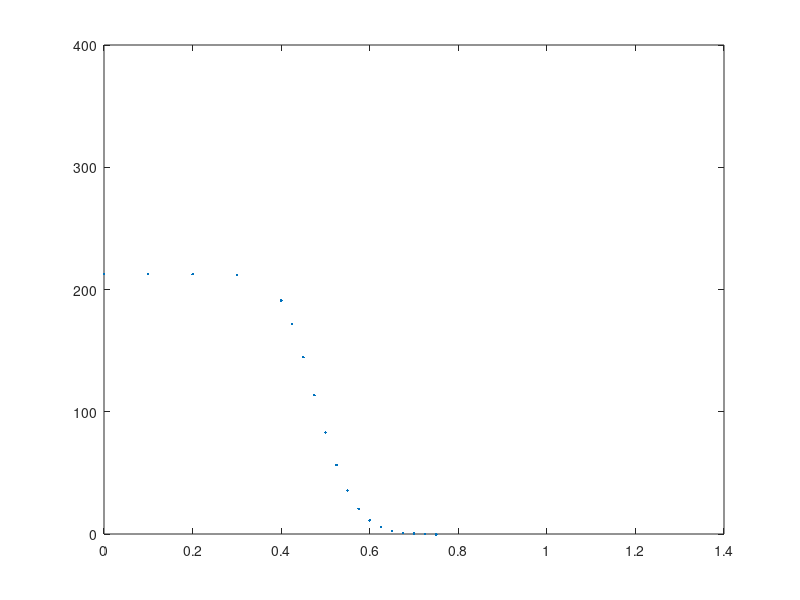
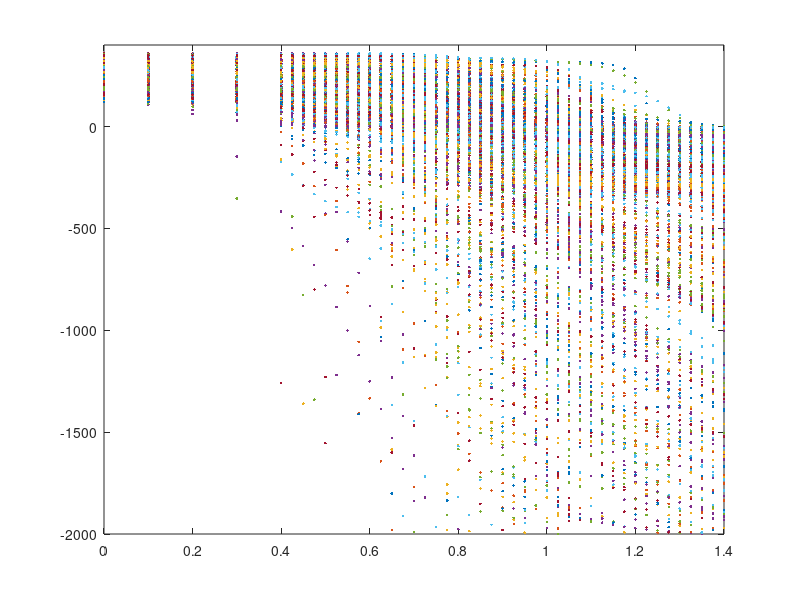
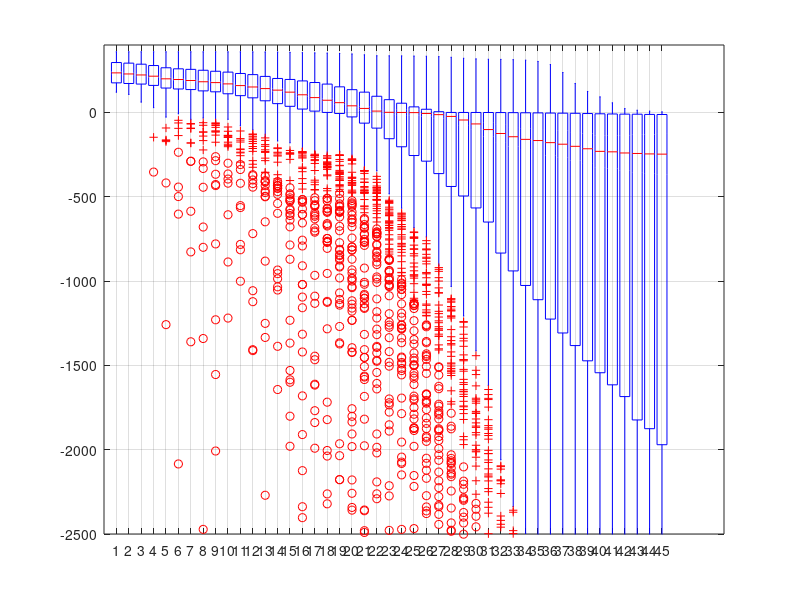
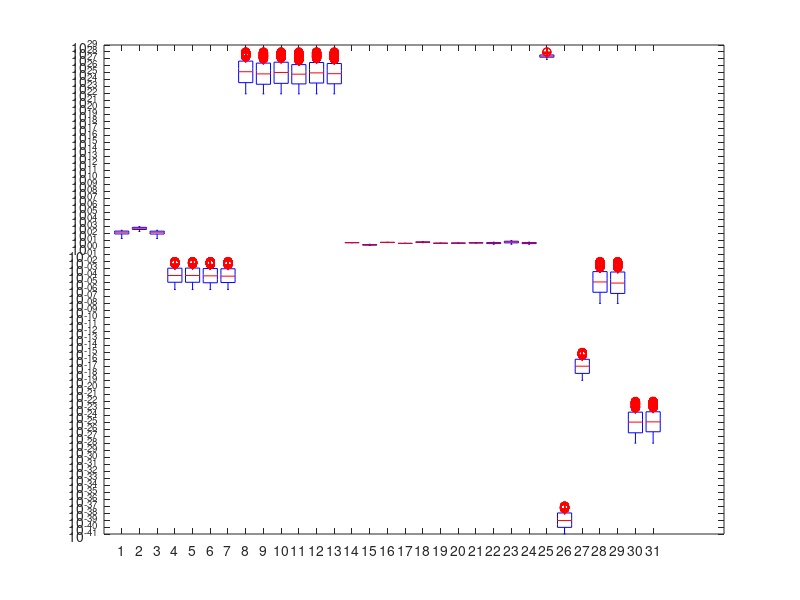

Write MATLAB code to recreate these figures, in order.
%%------------------------------------------------------------------------
% Code to load and postprocess raw data from COMSOL simulations of a
% single-junction perovskite solar cell. See Zhao Xinhai's PhD thesis for
% more details on the generation of the data.

%% PREPROCESSING
clear
format long
close all
clc

%% LOAD DATA

% Load input and output data from the text files
Output = load('iV_m.txt'); % output in the form of current density, A/m^2
Input = load('LHS_parameters_m.txt'); %31 input parameters

% see MATLAB file for COMSOL sweep that defines the applied voltage range
Va = [0:0.1:0.4,0.425:0.025:1.4]; % applied voltage, V;

N = length(Output); % number of cases

%% POSTPROCESSING
% We visualise the raw data

% iV-curve for the first case
figure(1)
plot(Va,Output(1,:),'.')
ylim([0 400])

% iV-curves for all cases
figure(2)
for i=1:N
    plot(Va,Output(i,:),'.')
    hold on
end
ylim([-2000 400])

% Output current density
figure(3)
boxplot(Output)
ylim([-2500 400])
grid on

% Input data
figure(4)
boxplot(Input)
set(gca, 'YScale', 'log');

